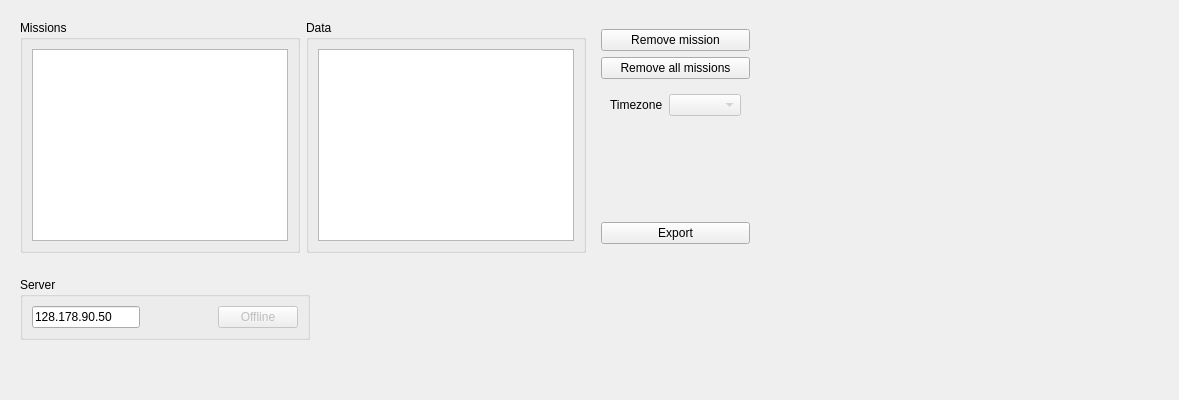
      <widget class="QWidget" name="export_tab">
       <attribute name="title">
        <string>Export</string>
       </attribute>
       <layout class="QVBoxLayout" name="verticalLayout_12">
        <item>
         <widget class="QWidget" name="horizontalWidget" native="true">
          <layout class="QHBoxLayout" name="horizontalLayout_7">
           <item>
            <widget class="QGroupBox" name="groupBox_6">
             <property name="title">
              <string>Missions</string>
             </property>
             <layout class="QVBoxLayout" name="verticalLayout_9">
              <item>
               <widget class="QListView" name="listViewMission"/>
              </item>
             </layout>
            </widget>
           </item>
           <item>
            <widget class="QGroupBox" name="groupBox_5">
             <property name="title">
              <string>Data</string>
             </property>
             <layout class="QVBoxLayout" name="verticalLayout_10">
              <item>
               <widget class="QListView" name="listViewData"/>
              </item>
             </layout>
            </widget>
           </item>
           <item>
            <widget class="QWidget" name="widget_2" native="true">
             <property name="sizePolicy">
              <sizepolicy hsizetype="Preferred" vsizetype="Expanding">
               <horstretch>0</horstretch>
               <verstretch>0</verstretch>
              </sizepolicy>
             </property>
             <property name="minimumSize">
              <size>
               <width>80</width>
               <height>0</height>
              </size>
             </property>
             <layout class="QVBoxLayout" name="verticalLayout_11">
              <item>
               <widget class="QPushButton" name="removeMissionBtn">
                <property name="sizePolicy">
                 <sizepolicy hsizetype="Preferred" vsizetype="Fixed">
                  <horstretch>0</horstretch>
                  <verstretch>0</verstretch>
                 </sizepolicy>
                </property>
                <property name="text">
                 <string>Remove mission</string>
                </property>
               </widget>
              </item>
              <item>
               <widget class="QPushButton" name="removeAllMissionBtn">
                <property name="text">
                 <string>Remove all missions</string>
                </property>
               </widget>
              </item>
              <item>
               <widget class="QWidget" name="widget_3" native="true">
                <layout class="QHBoxLayout" name="horizontalLayout_8">
                 <item>
                  <widget class="QLabel" name="label_31">
                   <property name="text">
                    <string>Timezone</string>
                   </property>
                  </widget>
                 </item>
                 <item>
                  <widget class="QComboBox" name="comboBoxTimezone">
                   <property name="enabled">
                    <bool>false</bool>
                   </property>
                  </widget>
                 </item>
                </layout>
               </widget>
              </item>
              <item>
               <spacer name="verticalSpacer_3">
                <property name="orientation">
                 <enum>Qt::Vertical</enum>
                </property>
                <property name="sizeHint" stdset="0">
                 <size>
                  <width>20</width>
                  <height>40</height>
                 </size>
                </property>
               </spacer>
              </item>
              <item>
               <widget class="QPushButton" name="exportBtn">
                <property name="text">
                 <string>Export</string>
                </property>
               </widget>
              </item>
             </layout>
            </widget>
           </item>
           <item>
            <spacer name="horizontalSpacer_2">
             <property name="orientation">
              <enum>Qt::Horizontal</enum>
             </property>
             <property name="sizeType">
              <enum>QSizePolicy::Fixed</enum>
             </property>
             <property name="sizeHint" stdset="0">
              <size>
               <width>400</width>
               <height>20</height>
              </size>
             </property>
            </spacer>
           </item>
          </layout>
         </widget>
        </item>
        <item>
         <widget class="QWidget" name="widget_4" native="true">
          <property name="sizePolicy">
           <sizepolicy hsizetype="Preferred" vsizetype="Preferred">
            <horstretch>0</horstretch>
            <verstretch>0</verstretch>
           </sizepolicy>
          </property>
          <property name="maximumSize">
           <size>
            <width>16777215</width>
            <height>16777215</height>
           </size>
          </property>
          <layout class="QHBoxLayout" name="horizontalLayout_9">
           <item>
            <widget class="QGroupBox" name="groupBox_7">
             <property name="maximumSize">
              <size>
               <width>290</width>
               <height>16777215</height>
              </size>
             </property>
             <property name="title">
              <string>Server</string>
             </property>
             <layout class="QHBoxLayout" name="horizontalLayout_10">
              <item>
               <widget class="QLineEdit" name="backendAddressField">
                <property name="text">
                 <string>128.178.90.50</string>
                </property>
               </widget>
              </item>
              <item>
               <spacer name="horizontalSpacer_4">
                <property name="orientation">
                 <enum>Qt::Horizontal</enum>
                </property>
                <property name="sizeHint" stdset="0">
                 <size>
                  <width>40</width>
                  <height>20</height>
                 </size>
                </property>
               </spacer>
              </item>
              <item>
               <widget class="QPushButton" name="backendStatusBtn">
                <property name="enabled">
                 <bool>false</bool>
                </property>
                <property name="text">
                 <string>Offline</string>
                </property>
               </widget>
              </item>
             </layout>
            </widget>
           </item>
           <item>
            <spacer name="horizontalSpacer_3">
             <property name="orientation">
              <enum>Qt::Horizontal</enum>
             </property>
             <property name="sizeHint" stdset="0">
              <size>
               <width>80</width>
               <height>20</height>
              </size>
             </property>
            </spacer>
           </item>
          </layout>
         </widget>
        </item>
        <item>
         <spacer name="verticalSpacer_4">
          <property name="orientation">
           <enum>Qt::Vertical</enum>
          </property>
          <property name="sizeType">
           <enum>QSizePolicy::Preferred</enum>
          </property>
          <property name="sizeHint" stdset="0">
           <size>
            <width>20</width>
            <height>40</height>
           </size>
          </property>
         </spacer>
        </item>
       </layout>
      </widget>
